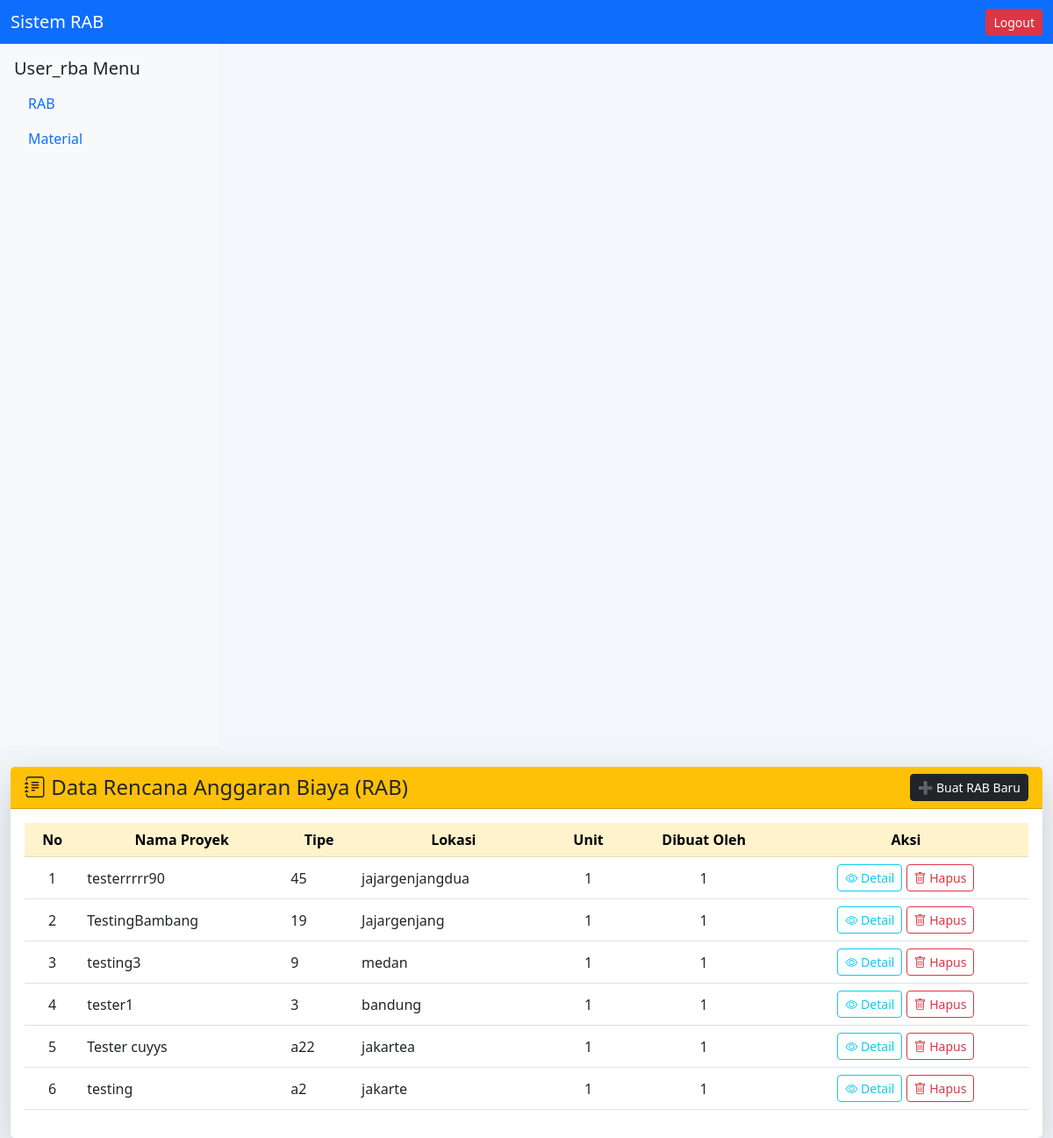
The app's page /rab/rab.php (signed in) with its own data.
### tables this page shows
CREATE TABLE `rab` (
  `id_rab` varchar(50) NOT NULL,
  `id_user` int(11) DEFAULT NULL,
  `project_name` varchar(100) DEFAULT NULL,
  `unit` int(11) DEFAULT NULL,
  `type` varchar(50) DEFAULT NULL,
  `location` varchar(100) DEFAULT NULL,
  `notes` text DEFAULT NULL,
  `additional_info` text DEFAULT NULL,
  `jumlahTotal` int(11) DEFAULT 0,
  `pembulatan` int(11) DEFAULT 0,
  `permeterpersegi` int(11) DEFAULT 0,
  `timestamps` timestamp NOT NULL DEFAULT current_timestamp(),
  `created_at` timestamp NOT NULL DEFAULT current_timestamp()
);

### rab/rab.php (the view, shortened to what this page needs)
<?php
include '../config/database.php';
include '../partials/header.php';
include '../partials/sidebar.php';
$result = mysqli_query($conn, "SELECT * FROM rab ORDER BY created_at DESC");
?>
<!DOCTYPE html>
<html lang="id">
<head>
  <link href="https://cdn.jsdelivr.net/npm/bootstrap@5.3.0/dist/css/bootstrap.min.css" rel="stylesheet">
  <link href="https://cdn.jsdelivr.net/npm/bootstrap-icons@1.11.1/font/bootstrap-icons.css" rel="stylesheet">
</head>
<body style="background-color:#f3f6fa;">
<div class="container-fluid mt-4">
  <div class="card shadow-lg border-0">
    <div class="card-header bg-warning text-dark d-flex justify-content-between align-items-center">
      <h4 class="mb-0"><i class="bi bi-journal-text"></i> Data Rencana Anggaran Biaya (RAB)</h4>
      <a href="createrab.php" class="btn btn-dark btn-sm">
        ➕ Buat RAB Baru
      </a>
    </div>
    <div class="card-body">
      <div class="table-responsive">
        <table class="table table-hover align-middle">
          <thead class="table-warning text-center">
            <tr>
              <th>No</th>
              <th>Nama Proyek</th>
              <th>Tipe</th>
              <th>Lokasi</th>
              <th>Unit</th>
              <th>Dibuat Oleh</th>
              <th>Aksi</th>
            </tr>
          </thead>
          <tbody>
            <?php $no=1; while($r=mysqli_fetch_assoc($result)): ?>
              <tr>
                <td class="text-center"><?= $no++ ?></td>
                <td><?= htmlspecialchars($r['project_name']) ?></td>
                <td><?= htmlspecialchars($r['type']) ?></td>
                <td><?= htmlspecialchars($r['location']) ?></td>
                <td class="text-center"><?= $r['unit'] ?></td>
                <td class="text-center"><?= $r['id_user'] ?></td>
                <td class="text-center">
                  <a href="detailrab.php?id=<?= $r['id_rab'] ?>" class="btn btn-sm btn-outline-info">
                    <i class="bi bi-eye"></i> Detail
                  </a>
                  <a href="?delete=<?= $r['id_rab'] ?>"
                     onclick="return confirm('Hapus RAB ini?')"
                     class="btn btn-sm btn-outline-danger">
                     <i class="bi bi-trash"></i> Hapus
                  </a>
                </td>
              </tr>
            <?php endwhile; ?>
          </tbody>
        </table>
      </div>
    </div>
  </div>
</div>
</body>
</html>

### records on screen
rab: project_name "testerrrrr90", type "45", location "jajargenjangdua", unit "1", id_user "1"
rab: project_name "TestingBambang", type "19", location "Jajargenjang", unit "1", id_user "1"
rab: project_name "testing3", type "9", location "medan", unit "1", id_user "1"
rab: project_name "tester1", type "3", location "bandung", unit "1", id_user "1"
rab: project_name "Tester cuyys", type "a22", location "jakartea", unit "1", id_user "1"
rab: project_name "testing", type "a2", location "jakarte", unit "1", id_user "1"

### other values on screen
$role "User_rba"
